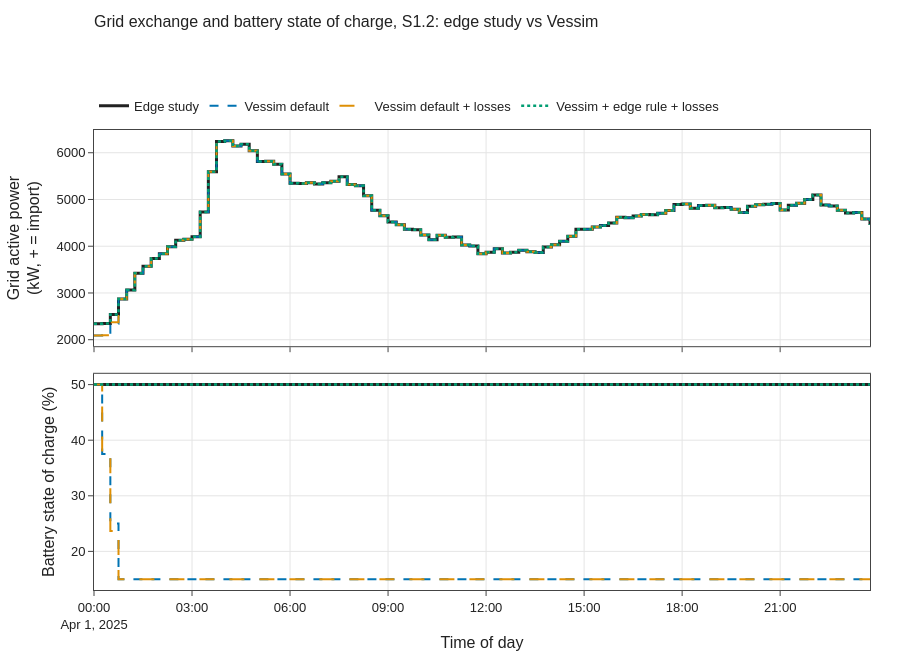

The code cell stored with this chart in its notebook:
### Markdown cell above
### 3.3 Online control: edge study vs Vessim (S1.2)

### Code cell
fig = vp.stacked_panels(
    [("Grid active power (kW, + = import)",
      {"Edge study": edge.grid_kw, **{n: runs[n].grid_kw for n in list(CONFIGS)[:3]}}),
     ("Battery state of charge (%)",
      {"Edge study": edge.soc * 100, **{n: runs[n].soc * 100 for n in list(CONFIGS)[:3]}})],
    title="Grid exchange and battery state of charge, S1.2: edge study vs Vessim")
fig.show()
vp.save(fig, OUT / "fig_online_control_s1_2")
